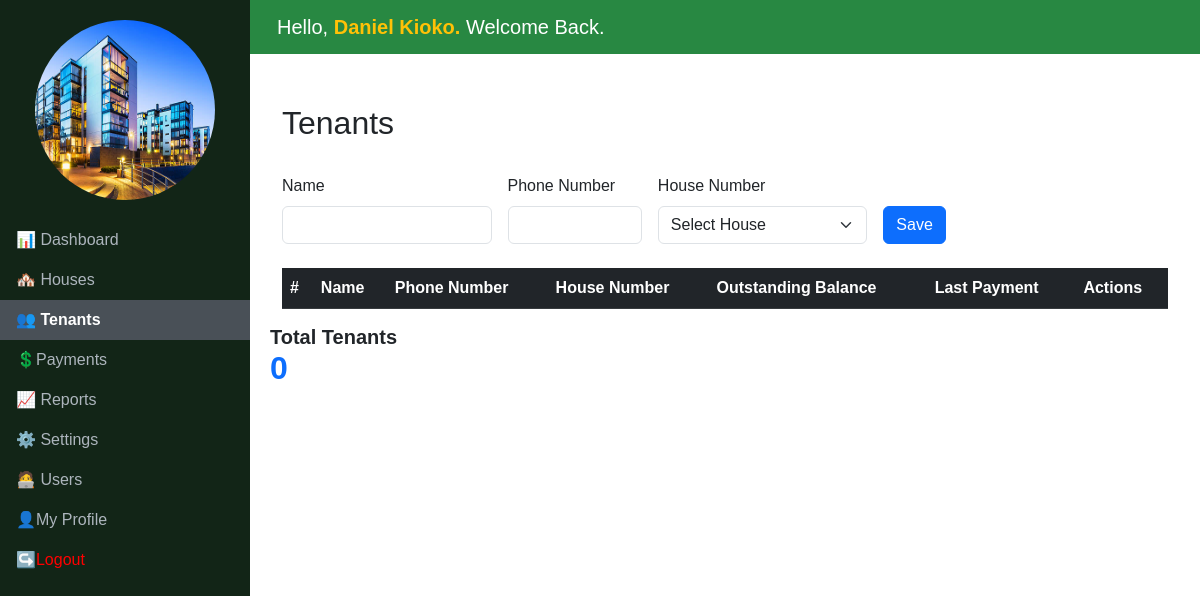
Before: /rentals/tenants/ (signed in) with the older database file.
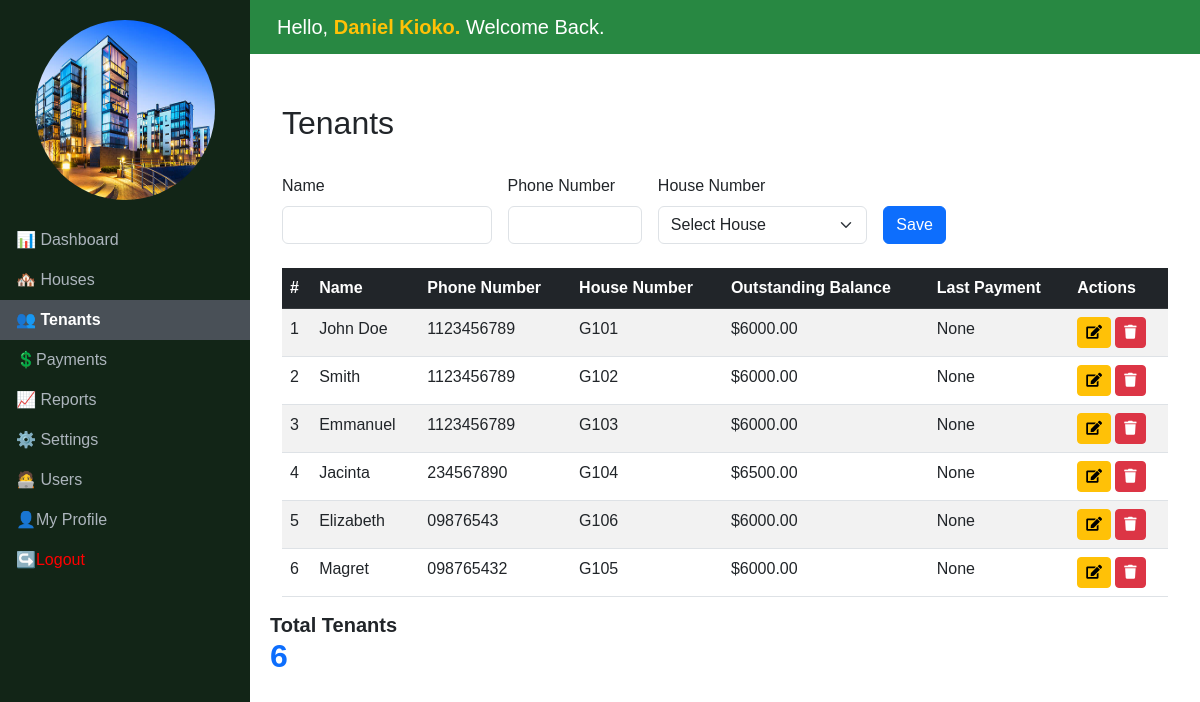
After: the same page with the newer database file.
### rentals/models.py (models this page shows, shortened)
class Tenant(models.Model):
    name = models.CharField(max_length=255)
    phone = models.CharField(max_length=15)
    house = models.OneToOneField('House', on_delete=models.CASCADE, unique=True)
    date_joined = models.DateField(auto_now_add=True)
    def outstanding_balance(self):
        months_since_joining = (date.today().year - self.date_joined.year) * 12 + date.today().month - self.date_joined.month
        total_due = months_since_joining * self.house.monthly_rent
        total_paid = Payment.objects.filter(tenant=self).aggregate(total=Sum('amount_paid'))['total'] or Decimal('0.00')
        return total_due - total_paid
    def last_payment(self):
        last_payment = Payment.objects.filter(tenant=self).order_by('-payment_date').first()
        return last_payment.payment_date if last_payment else None  # Return None instead of a string

class House(models.Model):
    HOUSE_TYPES = [
        ('Bedsitter', 'Bedsitter'),
        ('One Bedroom', 'One Bedroom'),
        ('Two Bedroom', 'Two Bedroom'),
        ('Three Bedroom', 'Three Bedroom'),
    ]
    number = models.CharField(max_length=20, unique=True)
    house_type = models.CharField(max_length=50, choices=HOUSE_TYPES)
    monthly_rent = models.DecimalField(max_digits=10, decimal_places=2)
    is_occupied = models.BooleanField(default=False)

### rentals/views.py (the view, shortened to what this page needs)
# urls.py: path('tenants/', TenantsView.as_view(), name='tenants'),
class TenantsView(LoginRequiredMixin, TemplateView):
    template_name = 'tenants.html'
    def get_context_data(self, **kwargs):
        context = super().get_context_data(**kwargs)
        tenants = Tenant.objects.all()
        for tenant in tenants:
            tenant.outstanding_balance = tenant.outstanding_balance()  # Use model method
            tenant.last_payment = tenant.last_payment()  # Use model method
        context['tenants'] = tenants
        context['total_tenants']=Tenant.objects.all().count()
        context['houses'] = House.objects.filter(is_occupied=False) | House.objects.filter(tenant__isnull=False)
        return context

### rentals/templates/tenants.html (shortened to what this page needs)
{% extends 'base.html' %}
{% block content %}
<div class="container-fluid">
    <div class="row mb-4">
        <h2 class="mt-4">Tenants</h2>
    </div>
    <form method="post" id="tenantForm" class="row g-3 mb-4">
        <div class="col-md-3">
            <label for="tenantName" class="form-label">Name</label>
            <input type="text" class="form-control" id="tenantName" name="tenant_name" required>
        </div>
        <div class="col-md-2">
            <label for="tenantPhone" class="form-label">Phone Number</label>
            <input type="text" class="form-control" id="tenantPhone" name="tenant_phone" required>
        </div>
        <div class="col-md-3">
            <label for="houseNumber" class="form-label">House Number</label>
            <select class="form-select" id="houseNumber" name="house_number" required>
                <option value="" disabled selected>Select House</option>
            </select>
        </div>
        <div class="col-md-2 align-self-end">
            <button type="submit" class="btn btn-primary" id="formSubmitButton">Save</button>
        </div>
    </form>
    <div class="table-responsive">
        <table class="table table-striped table-hover">
            <thead class="table-dark">
                <tr>
                    <th>#</th>
                    <th>Name</th>
                    <th>Phone Number</th>
                    <th>House Number</th>
                    <th>Outstanding Balance</th>
                    <th>Last Payment</th>
                    <th>Actions</th>
                </tr>
            </thead>
            <tbody>
                {% for tenant in tenants %}
                <tr>
                    <td>{{ forloop.counter }}</td>
                    <td>{{ tenant.name|title }}</td>
                    <td>{{ tenant.phone }}</td>
                    <td>{{ tenant.house.number }}</td>
                    <td>${{ tenant.outstanding_balance }}</td>
                    <td>{{ tenant.last_payment }}</td>
                    <td>
                        <button class="btn btn-warning btn-sm btn-edit"
                                data-id="{{ tenant.id }}"
                                data-name="{{ tenant.name }}"
                                data-phone="{{ tenant.phone }}"
                                data-house="{{ tenant.house.number }}">
                            <i class="fa fa-edit" aria-hidden="true"></i>
                        </button>
                        <form action="{% url 'rentals:tenants' %}" method="POST" style="display:inline;">
                            <button type="submit"
                                    class="btn btn-danger btn-sm"
                                    onclick="return confirm('Are you sure you want to delete {{ tenant.name }} of house number {{ tenant.house.number }}?')">
                                <i class="fa fa-trash" aria-hidden="true"></i>
                            </button>
                        </form>
                    </td>
                </tr>
                {% endfor %}
            </tbody>
        </table>
    </div>
</div>
<div class="row mb-4">
    <div class="col-md-3">
        <h5 class="card-title"><strong>Total Tenants</strong></h5>
        <h2 class="text-primary"><strong>{{ total_tenants }}</strong></h2>
    </div>
 </div>
{% endblock %}

Changed rows visible on the page:
added Tenant: name "John Doe", phone "1123456789", house.number "G101", outstanding_balance "6000.00", last_payment "None"
added Tenant: name "Smith", phone "1123456789", house.number "G102", outstanding_balance "6000.00", last_payment "None"
added Tenant: name "Emmanuel", phone "1123456789", house.number "G103", outstanding_balance "6000.00", last_payment "None"
added Tenant: name "Jacinta", phone "234567890", house.number "G104", outstanding_balance "6500.00", last_payment "None"
added Tenant: name "Elizabeth", phone "09876543", house.number "G106", outstanding_balance "6000.00", last_payment "None"
added Tenant: name "Magret", phone "098765432", house.number "G105", outstanding_balance "6000.00", last_payment "None"
Other visible differences:
{{ total_tenants }}: "0" → "6"
